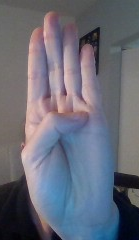
#> input picture datasets/asl_alphabet/gwen_b.png, 139 x 240 px
$ python -i angels_image_processing_tool.py   (imports and definitions only)
#> lines starting #> are read from the running program, lines starting #| are printed output that depends on the picture
#> further down, picture is the input picture: shape (240, 139, 3); mean B, G, R 119.1, 106.7, 104.7
import cv2
import numpy as np


def grayscale(img):
    gray_img = cv2.cvtColor(img, cv2.COLOR_BGR2GRAY)

    return gray_img

def apply_gaussian_blur(img):
    gaussian = cv2.GaussianBlur(np.float32(img), (5,5), 0)

    return gaussian

def opening_img(img):
    kernel = np.ones((5,5), np.uint8)
#> kernel = [[1, 1, 1, 1, 1], [1, 1, 1, 1, 1], [1, 1, 1, 1, 1], [1, 1, 1, 1, 1], [1, 1, 1, 1, 1]]
    opening = cv2.morphologyEx(img, cv2.MORPH_OPEN, kernel)
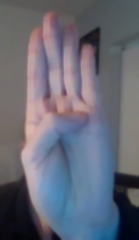
#> opening: shape (240, 139, 3) float32; mean B, G, R 118.2, 105.8, 103.6

    return opening

def sharpen(img):
    kernel_sharpening = np.array([[-1,-1,-1], [-1, 9,-1], [-1,-1,-1]])
    sharpened = cv2.filter2D(img,-1 , kernel_sharpening)
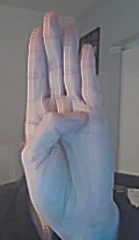
#> sharpened: shape (240, 139, 3) float32; mean B, G, R 118.2, 105.8, 103.6; drawn with min black and max white

    return sharpened

# ================ MAIN ===================
def process_image(img):
    no_noise = opening_img(apply_gaussian_blur(img))
    sharpened = sharpen(no_noise)

    return sharpened

>>> import cv2
>>> picture = cv2.imread('../datasets/asl_alphabet/gwen_b.png')
>>> result = process_image(picture)

$ run again, on datasets/asl_alphabet/gwen_e.png
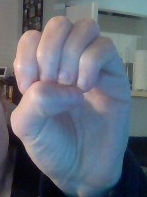
#> input picture datasets/asl_alphabet/gwen_e.png, 147 x 197 px
#> picture is the input picture: shape (197, 147, 3); mean B, G, R 121.9, 108.5, 101.7
#> kernel = [[1, 1, 1, 1, 1], [1, 1, 1, 1, 1], [1, 1, 1, 1, 1], [1, 1, 1, 1, 1], [1, 1, 1, 1, 1]]
#> in opening_img, `opening = cv2.morphologyEx(img, cv2.MORPH_OPEN, kernel)`:
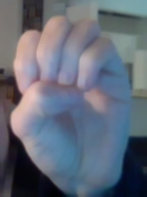
#> opening: shape (197, 147, 3) float32; mean B, G, R 120.9, 107.5, 100.5
#> in sharpen, `sharpened = cv2.filter2D(img,-1 , kernel_sharpening)`:
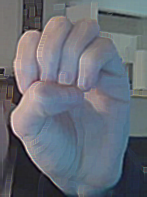
#> sharpened: shape (197, 147, 3) float32; mean B, G, R 120.8, 107.5, 100.5; drawn with min black and max white

$ run again, on datasets/asl_alphabet/gwen_f.png
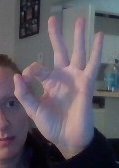
#> input picture datasets/asl_alphabet/gwen_f.png, 119 x 168 px
#> picture is the input picture: shape (168, 119, 3); mean B, G, R 99.3, 90.6, 96.5
#> kernel = [[1, 1, 1, 1, 1], [1, 1, 1, 1, 1], [1, 1, 1, 1, 1], [1, 1, 1, 1, 1], [1, 1, 1, 1, 1]]
#> in opening_img, `opening = cv2.morphologyEx(img, cv2.MORPH_OPEN, kernel)`:
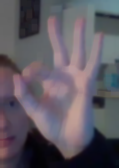
#> opening: shape (168, 119, 3) float32; mean B, G, R 98.1, 89.2, 94.9
#> in sharpen, `sharpened = cv2.filter2D(img,-1 , kernel_sharpening)`:
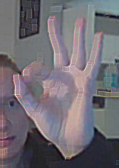
#> sharpened: shape (168, 119, 3) float32; mean B, G, R 98, 89.2, 94.8; drawn with min black and max white

$ run again, on datasets/asl_alphabet/gwen_r.png
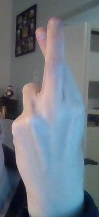
#> input picture datasets/asl_alphabet/gwen_r.png, 99 x 217 px
#> picture is the input picture: shape (217, 99, 3); mean B, G, R 131.4, 120.9, 111.6
#> kernel = [[1, 1, 1, 1, 1], [1, 1, 1, 1, 1], [1, 1, 1, 1, 1], [1, 1, 1, 1, 1], [1, 1, 1, 1, 1]]
#> in opening_img, `opening = cv2.morphologyEx(img, cv2.MORPH_OPEN, kernel)`:
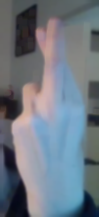
#> opening: shape (217, 99, 3) float32; mean B, G, R 130.5, 119.9, 110.5
#> in sharpen, `sharpened = cv2.filter2D(img,-1 , kernel_sharpening)`:
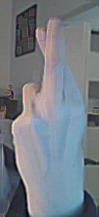
#> sharpened: shape (217, 99, 3) float32; mean B, G, R 130.5, 119.9, 110.5; drawn with min black and max white
